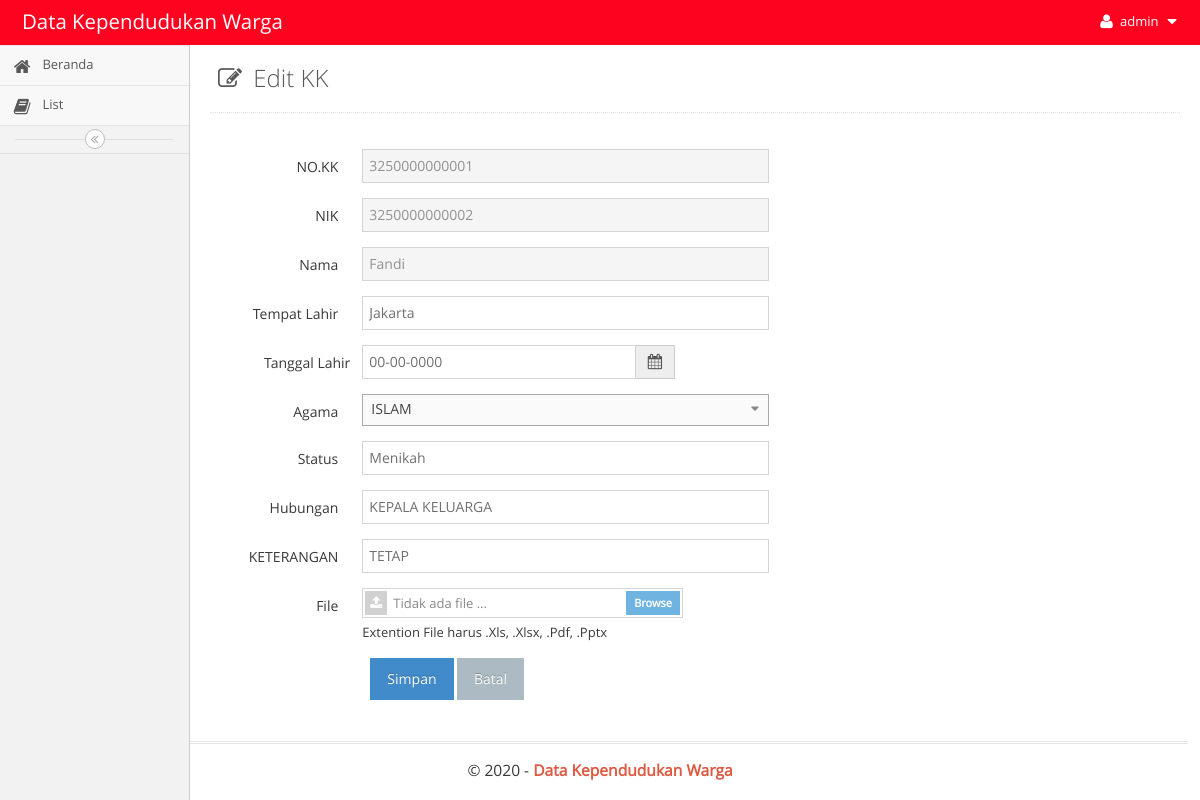
Screenshot of /main.php?module=form_kk&form=edit&id=3250000000001 (signed in) with the database file from the repository.
### tables this page shows
CREATE TABLE `kl` (
  `NO` int(10) NOT NULL AUTO_INCREMENT,
  `NO_KK` varchar(255) DEFAULT NULL,
  `NIK` varchar(255) DEFAULT NULL,
  `NAMA` varchar(255) DEFAULT NULL,
  `JK` varchar(255) DEFAULT NULL,
  `TEMPAT` varchar(255) DEFAULT NULL,
  `TANGGAL` date DEFAULT NULL,
  `AGAMA` varchar(255) DEFAULT NULL,
  `STATUS` varchar(255) DEFAULT NULL,
  `SUSUNAN` varchar(255) DEFAULT NULL,
  `PEND` varchar(255) DEFAULT NULL,
  `PERKERJAAN` varchar(255) DEFAULT NULL,
  `KET` varchar(255) DEFAULT NULL,
  `RT` varchar(255) DEFAULT NULL,
  `RW` varchar(255) DEFAULT NULL,
  `MUTASI` varchar(255) DEFAULT NULL,
  `NO_RUMAH` varchar(255) DEFAULT NULL,
  `DOC` varchar(255) DEFAULT NULL,
  PRIMARY KEY (`NO`)
);

### modules/customer/data/form_kk.php (the view, shortened to what this page needs)
 <?php
if ($_GET['form']=='add') { ?>
  <div class="page-content">
    <div class="page-header">
      <h1 style="color:#585858">
        <i style="margin-right: 5px" class="ace-icon fa fa-edit"></i>
        INPUT KK
      </h1>
    </div>
  </section>
  <section class="content">
    <div class="row">
      <div class="col-md-12">
        <div class="box box-primary">
          <form role="form" class="form-horizontal" action="modules/customer/feby/proses_kk.php?act=insert" method="POST" enctype="multipart/form-data" />
           <div class="box-body">
              <?php
              error_reporting(0);
         $created_user = $_SESSION['id_user'];
         $user = $_SESSION['nama_user'];
           $hak = $_SESSION['hak_akses'];
           $dept = $_SESSION['depart'];
                $query = mysqli_query($mysqli, "SELECT * from is_users_support")
                                      or die('Ada kesalahan pada query tampil Data Vendor: '.mysqli_error($mysqli));
      $data  = mysqli_fetch_assoc($query);
              ?>
            <div class="form-group">
                <label class="col-sm-2 control-label">No.KK</label>*
                <div class="col-sm-5">
                  <input type="text" class="form-control" name="kk" autocomplete="off" required>
                </div>
              </div>
              <div class="form-group">
                <label class="col-sm-2 control-label">NIK</label>*
                <div class="col-sm-5">
                  <input type="text" class="form-control" name="nik" autocomplete="off" required>
                </div>
              </div>
               <div class="form-group">
                <label class="col-sm-2 control-label">Nama</label>*
                <div class="col-sm-5">
                  <input type="text" class="form-control" name="nama" autocomplete="off" required>
                </div>
              </div>
                <div class="form-group">
                <label class="col-sm-2 control-label">Jenis Kelamin</label>
                <div class="col-sm-5">
                  <select class="chosen-select" name="jk" data-placeholder="-- Pilih --" autocomplete="off">
                     <option value=""></option>
          <option value="L">Laki Laki</option>
                    <option value="P">Perempuan</option>
                  </select>
                </div>
              </div>
                <div class="form-group">
                <label class="col-sm-2 control-label">Tempat Lahir</label>*
                <div class="col-sm-5">
                  <input type="text" class="form-control" name="tempat" autocomplete="off" required>
                </div>
              </div>
               <div class="form-group">
                  <label class="col-sm-2 control-label no-padding-right">Tanggal</label>
                  <div style="padding-right:20px;" class="col-sm-4">
                    <div class="input-group">
                      <input class="form-control date-picker" type="text" data-date-format="dd-mm-yyyy" name="tanggal_lahir" />
                      <span class="input-group-addon">
                        <i class="fa fa-calendar bigger-110"></i>
                      </span>
                    </div>
                  </div>
                </div>
                <div class="form-group">
                <label class="col-sm-2 control-label">Agama</label>
                <div class="col-sm-5">
                  <select class="chosen-select" name="agama" data-placeholder="-- Pilih --" autocomplete="off">
          <option value="ISLAM">ISLAM</option>
                    <option value="KRISTEN">KRISTEN</option>
                    <option value="HINDU">HINDU</option>
                     <option value="BUDHA">BUDHA</option>
                  </select>
                </div>
              </div>
              <div class="form-group">
                <label class="col-sm-2 control-label">Status</label>
                <div class="col-sm-5">
                  <input type="text" class="form-control" name="status" autocomplete="off" required>
                </div>
              </div>
              <div class="form-group">
                <label class="col-sm-2 control-label">Hubungan</label>
                <div class="col-sm-5">
                  <input type="text" class="form-control" name="hub" autocomplete="off" required>
                </div>
              </div>
               <div class="form-group">
                <label class="col-sm-2 control-label">Pendidikan</label>
                <div class="col-sm-5">
                  <input type="text" class="form-control" name="pend" autocomplete="off" required>
                </div>
              </div>
 <div class="form-group">
                <label class="col-sm-2 control-label">Pekerjaan</label>
                <div class="col-sm-5">
                  <input type="text" class="form-control" name="pekerjaan" autocomplete="off" required>
                </div>
              </div>
               <div class="form-group">
                <label class="col-sm-2 control-label">keterangan</label>
                <div class="col-sm-5">
                  <input type="text" class="form-control" name="ket" autocomplete="off" required>
                </div>
              </div>
               <div class="form-group">
                <label class="col-sm-2 control-label">RT</label>
                <div class="col-sm-5">
                  <input type="text" class="form-control" name="rt" autocomplete="off" required>
                </div>
              </div>
               <div class="form-group">
                <label class="col-sm-2 control-label">RW</label>
                <div class="col-sm-5">
                  <input type="text" class="form-control" name="rw" autocomplete="off" required>
                </div>
              </div>
               <div class="form-group">
                <label class="col-sm-2 control-label">NO.Rumah</label>
                <div class="col-sm-5">
                  <input type="text" class="form-control" name="no_rumah" autocomplete="off" required>
                </div>
              </div>
        <div class="form-group">
            <label class="col-sm-2 control-label">Attachment</label>
            <div class="col-sm-4">
              <input type="file" name="data"/>
            </div>
          </div>
            <div class="box-footer">
              <div class="form-group">
                <div class="col-sm-offset-2 col-sm-10">
                  <input type="submit" class="btn btn-primary btn-submit" name="simpan" value="Simpan">
                  <a href="?module=view_pks" class="btn btn-default btn-reset">Batal</a>
                </div>
              </div>
            </div>
          </form>
        </div>
      </div>
    </div>
  </section>
  </div>
<?php
error_reporting(0);
}
elseif ($_GET['form']=='edit') {
  if (isset($_GET['id'])) {
      $query = mysqli_query($mysqli, "SELECT * from kl where NO_KK='$_GET[id]'")
                                      or die('Ada kesalahan pada query tampil Data Vendor: '.mysqli_error($mysqli));
      $data  = mysqli_fetch_assoc($query);
      $tgl_lahir           = $data['TANGGAL'];
                    $tgl                   = explode('-',$tgl_lahir);
                    $tanggal_lahir       = $tgl[2]."-".$tgl[1]."-".$tgl[0];
    }
?>
  <section class="content-header">
    <div class="page-content">
    <div class="page-header">
      <h1 style="color:#585858">
        <i style="margin-right: 5px" class="ace-icon fa fa-edit"></i>
        Edit  KK
      </h1>
    </div>
  </section>
  <section class="content">
    <div class="row">
      <div class="col-md-12">
        <div class="box box-primary">
          <form role="form" class="form-horizontal" action="modules/customer/feby/proses_kk.php?act=update" method="POST" enctype="multipart/form-data" />
            <div class="box-body">
              <div class="form-group">
                <label class="col-sm-2 control-label">NO.KK</label>
                <div class="col-sm-5">
                  <input type="text" class="form-control" name="kk" autocomplete="off" value="<?php echo $data['NO_KK']; ?>" readonly>
                </div>
              </div>
              <div class="form-group">
                <label class="col-sm-2 control-label">NIK</label>
                <div class="col-sm-5">
                  <input type="text" class="form-control" name="nik" autocomplete="off" value="<?php echo $data['NIK']; ?>"readonly>
                </div>
              </div>
                <div class="form-group">
                <label class="col-sm-2 control-label">Nama</label>
                <div class="col-sm-5">
                  <input type="text" class="form-control" name="nama" autocomplete="off" value="<?php echo $data['NAMA']; ?>"readonly>
                </div>
              </div>
                <div class="form-group">
                <label class="col-sm-2 control-label">Tempat Lahir</label>
                <div class="col-sm-5">
                  <input type="text" class="form-control" name="tempat" autocomplete="off" value="<?php echo $data['TEMPAT']; ?>">
                </div>
              </div>
               <div class="form-group">
                  <label class="col-sm-2 control-label no-padding-right">Tanggal Lahir</label>
                  <div style="padding-right:20px;" class="col-sm-4">
                    <div class="input-group">
                      <input class="form-control date-picker" type="text" data-date-format="dd-mm-yyyy" name="tanggal_lahir" value="<?php echo $tanggal_lahir; ?>" />
                      <span class="input-group-addon">
                        <i class="fa fa-calendar bigger-110"></i>
                      </span>
                    </div>
                  </div>
                </div>
         <div class="form-group">
                <label class="col-sm-2 control-label">Agama</label>
                <div class="col-sm-5">
                </div>
              </div>
         <div class="form-group">
                <label class="col-sm-2 control-label"> Status</label>
                <div class="col-sm-5">
                  <input type="text" class="form-control" name="status" autocomplete="off" value="<?php echo $data['STATUS']; ?>">
                </div>
              </div>
              <div class="form-group">
                <label class="col-sm-2 control-label">Hubungan</label>
                <div class="col-sm-5">
                  <input type="text" class="form-control" name="hubungan" autocomplete="off" value="<?php echo $data['SUSUNAN']; ?>">
                </div>
              </div>
                <div class="form-group">
                <label class="col-sm-2 control-label">KETERANGAN</label>
                <div class="col-sm-5">
                  <input type="text" class="form-control" name="ket" autocomplete="off" value="<?php echo $data['KET']; ?>">
                </div>
              </div>
        <div class="form-group">
            <label class="col-sm-2 control-label">File</label>
            <div class="col-sm-4">
              <input type="file" id="id-input-file-2" name="data"/>Extention File harus .Xls, .Xlsx, .Pdf, .Pptx
            </div>
          </div>
</div>
            </div>
            <div class="box-footer">
              <div class="form-group">
                <div class="col-sm-offset-2 col-sm-10">
                  <input type="submit" class="btn btn-primary btn-submit" name="simpan" value="Simpan">
                  <a href="?module=view_pks" class="btn btn-default btn-reset">Batal</a>
                </div>
              </div>
            </div>
        </div>
      </div>
    </div>
  </div>
  </div>
<?php
      }
?>

### main.php (style rules this page uses)
body { font-family: Arial, Helvetica, sans-serif; }

### rows the page displays
kl: kk "3250000000001", nik "3250000000002", nama "Fandi", tempat "Jakarta", tanggal_lahir "00-00-0000", status "Menikah", hubungan "KEPALA KELUARGA", ket "TETAP"

### other values shown
$_SESSION['username'] "admin"
